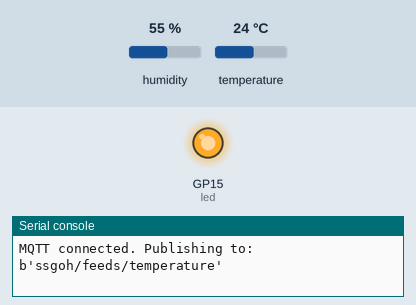
Simulated run of this program. Board: Raspberry Pi Pico running MicroPython. Parts: output pins drawn as LEDs (lit = HIGH), the last lines printed to the serial console. The inputs (shaded band) are chosen by the test bench; at power-on: humidity 55 %, temperature 24 °C. WiFi joins after 1.5 s; no MQTT or app messages arrive unless stated.

Above: at 2.6 s.
At 5.7 s:
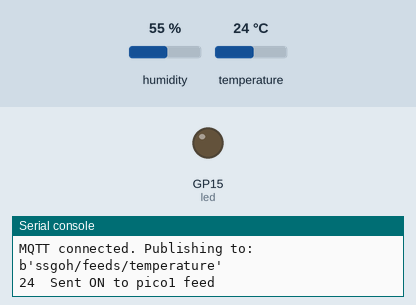
Timing chart, 0 to 10.0 s (numbered marks = the images above):
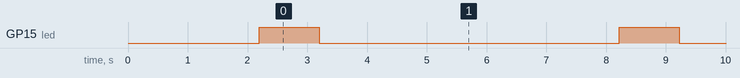

Measured:
- by itself, GP15 (led): alternates HIGH for 1.0 s and LOW for 5.0 s

The program:

boiler_room.py
```python
# Pico Publisher Only

import network
import time
from machine import Pin
from umqtt.simple import MQTTClient
import wificonfig
import dht

# ==========================
# SETUP DHT11
# ==========================
sensor = dht.DHT11(Pin(16))   # <-- change pin if needed
sensor.measure()  # required before reading


# ==========================
# WIFI SETTINGS
# ==========================
SSID = wificonfig.ssid
PASSWORD = wificonfig.password

# ==========================
# ADAFRUIT IO SETTINGS
# ==========================
AIO_USERNAME = wificonfig.adafruit_username
AIO_KEY = wificonfig.adafruit_key
AIO_SERVER = wificonfig.adafruit_server
AIO_PORT = wificonfig.adafruit_port

PUB_TOPIC = bytes(f"{AIO_USERNAME}/feeds/temperature", "utf-8")

# --- Optional LED indicator (GPIO 15) ---
led = Pin(15, Pin.OUT)
led.off()

# ==========================
# Connect WiFi
# ==========================
wlan = network.WLAN(network.STA_IF)
wlan.active(True)
wlan.connect(SSID, PASSWORD)

while not wlan.isconnected():
    time.sleep(1)

print("WiFi connected:", wlan.ifconfig())

# ==========================
# Connect MQTT
# ==========================
client = MQTTClient("my_pico", AIO_SERVER, AIO_PORT, AIO_USERNAME, AIO_KEY)
client.connect()

print("MQTT connected. Publishing to:", PUB_TOPIC)

# ==========================
# Main Loop (Publish Only)
# ==========================
while True:
    sensor.measure()
    temperature = sensor.temperature()
    msg = str(temperature).encode() #convert to bytes/binary
    led.on()                        # Indicate sending
    time.sleep(1)
    client.publish(PUB_TOPIC, msg)
    #client.publish(PUB_TOPIC, msg, qos=1)
    print(temperature, " Sent ON to pico1 feed")
    led.off()
    time.sleep(5)
    
```

wificonfig.py
```python
ssid="ASUS"
password='Study090317'


adafruit_username="ssgoh"
adafruit_key="aio_EEXR240bsCF73XUFowkUPxP2pNI4"
adafruit_server="io.adafruit.com"
adafruit_port=1883


hotspot_ssid="SSGoh"
hotspot_password='Aquarius7047'
```
